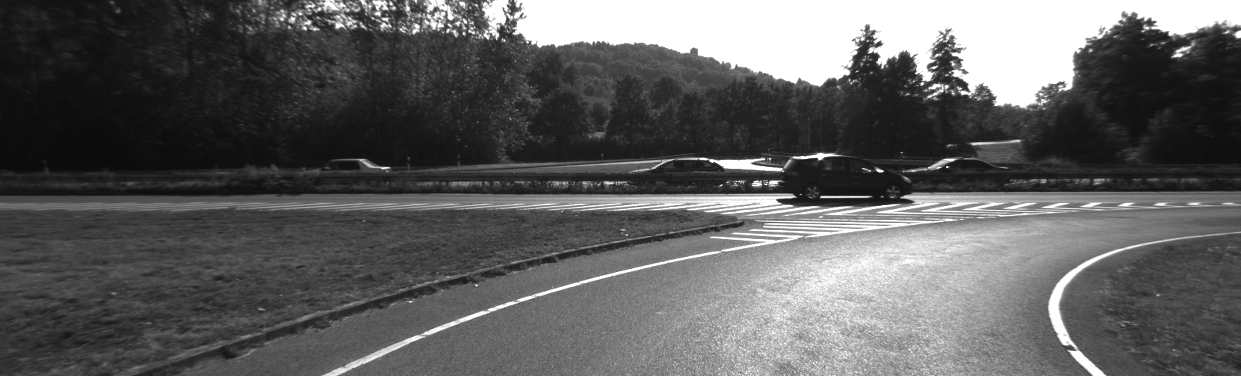
#> input picture VisualOdometry/VisualOdometry/KITTI_sequence_2/image_l/000002.png, 1241 x 376 px
$ python visual_odometry.py
#> lines starting #> are read from the running program, lines starting #| are printed output that depends on the picture
### VisualOdometry/VisualOdometry/lib/visualization/video.py
import cv2
import numpy as np

from lib.visualization.image import put_text, draw_matches

def play_trip(l_frames, r_frames=None, lat_lon=None, timestamps=None, color_mode=False, waite_time=100, win_name="Trip"):
    l_r_mode = r_frames is not None

    if not l_r_mode:
        r_frames = [None]*len(l_frames)

    frame_count = 0
    for i, frame_step in enumerate(zip(l_frames, r_frames)):
        img_l, img_r = frame_step

        if not color_mode:
            img_l = cv2.cvtColor(img_l, cv2.COLOR_GRAY2BGR)
            if img_r is not None:
                img_r = cv2.cvtColor(img_r, cv2.COLOR_GRAY2BGR)


        if img_r is not None:
            img_l = put_text(img_l, "top_center", "Left")
            img_r = put_text(img_r, "top_center", "Right")
            show_image = np.vstack([img_l, img_r])
        else:
            show_image = img_l
        show_image = put_text(show_image, "top_left", "Press ESC to stop")
        show_image = put_text(show_image, "top_right", f"Frame: {frame_count}/{len(l_frames)}")

        if timestamps is not None:
            time = timestamps[i]
            show_image = put_text(show_image, "bottom_right", f"{time}")


        if lat_lon is not None:
            lat, lon = lat_lon[i]
            show_image = put_text(show_image, "bottom_left", f"{lat}, {lon}")

        cv2.imshow(win_name, show_image)

        key = cv2.waitKey(waite_time)
        if key == 27:  # ESC
            break
        frame_count += 1
    cv2.destroyWindow(win_name)


# [8 lines left out: function draw_matches_frame, not called in this run]

### VisualOdometry/VisualOdometry/lib/visualization/image.py
import cv2
import numpy as np


def put_text(image, org, text, color=(0, 0, 255), fontScale=0.7, thickness=1, font=cv2.FONT_HERSHEY_SIMPLEX):
    if not isinstance(org, tuple):
        (label_width, label_height), baseline = cv2.getTextSize(text, font, fontScale, thickness)
        org_w = 0
        org_h = 0

        h, w, *_ = image.shape

        place_h, place_w = org.split("_")

        if place_h == "top":
            org_h = label_height
        elif place_h == "bottom":
            org_h = h
        elif place_h == "center":
            org_h = h // 2 + label_height // 2

        if place_w == "left":
            org_w = 0
        elif place_w == "right":
            org_w = w - label_width
        elif place_w == "center":
            org_w = w // 2 - label_width // 2

        org = (org_w, org_h)

    image = cv2.putText(image, text, org, font,
                        fontScale, color, thickness, cv2.LINE_AA)
    return image


# [84 lines left out: functions draw_matches, show_images, draw_face_boxs, create_face_collage, choose_face, not called in this run]

### VisualOdometry/visual_odometry.py
import os
import numpy as np
import cv2
import csv

from lib.visualization import plotting
from lib.visualization.video import play_trip

from tqdm import tqdm


class VisualOdometry():
    def __init__(self, data_dir):
        data_dir = os.path.join ( "VisualOdometry" , data_dir )

        self.K, self.P = self._load_calib(os.path.join(data_dir, 'calib.txt'))
        self.gt_poses = self._load_poses(os.path.join(data_dir,"poses.txt"))
        self.images = self._load_images(os.path.join(data_dir,"image_l"))
        self.orb = cv2.ORB_create(3000)

        FLANN_INDEX_LSH = 6

        index_params = dict(algorithm=FLANN_INDEX_LSH, table_number=6, key_size=12, multi_probe_level=1)
        search_params = dict(checks=50)
        self.flann = cv2.FlannBasedMatcher(indexParams=index_params, searchParams=search_params)

    @staticmethod
    def _load_calib(filepath):
        """
        Loads the calibration of the camera
        Parameters
        ----------
        filepath (str): The file path to the camera file

        Returns
        -------
        K (ndarray): Intrinsic parameters
        P (ndarray): Projection matrix
        """
        with open(filepath, 'r') as f:
#> (reads VisualOdometry/KITTI_sequence_1/calib.txt from the repository)
            params = np.fromstring(f.readline(), dtype=np.float64, sep=' ')
            P = np.reshape(params, (3, 4))
            K = P[0:3, 0:3]
        return K, P

    @staticmethod
    def _load_poses(filepath):
        """
        Loads the GT poses

        Parameters
        ----------
        filepath (str): The file path to the poses file

        Returns
        -------
        poses (ndarray): The GT poses
        """
        poses = []
        with open(filepath, 'r') as f:
#> (reads VisualOdometry/KITTI_sequence_1/poses.txt from the repository)
            for line in f.readlines():
                T = np.fromstring(line, dtype=np.float64, sep=' ')
                T = T.reshape(3, 4)
                T = np.vstack((T, [0, 0, 0, 1]))
                poses.append(T)
        return poses

    @staticmethod
    def _load_images(filepath):
        """
        Loads the images

        Parameters
        ----------
        filepath (str): The file path to image dir

        Returns
        -------
        images (list): grayscale images
        """
#> called with filepath = 'VisualOdometry/KITTI_sequence_2/image_l'
        image_paths = [os.path.join(filepath, file) for file in sorted(os.listdir(filepath))]
        return [cv2.imread(path, cv2.IMREAD_GRAYSCALE) for path in image_paths]

    # [18 lines left out: function _form_transf, not called in this run]

    def get_matches(self, i):
        """
        This function detect and compute keypoints and descriptors from the i-1'th and i'th image using the class orb object

        Parameters
        ----------
        i (int): The current frame

        Returns
        -------
        q1 (ndarray): The good keypoints matches position in i-1'th image
        q2 (ndarray): The good keypoints matches position in i'th image
        """
        # Find the keypoints and descriptors with ORB
        kp1, des1 = self.orb.detectAndCompute(self.images[i - 1], None)
        kp2, des2 = self.orb.detectAndCompute(self.images[i], None)
        # Find matches
        matches = self.flann.knnMatch(des1, des2, k=2)

        # Find the matches there do not have a to high distance
        good = []
        try:
            for m, n in matches:
                if m.distance < 0.8 * n.distance:
                    good.append(m)
        except ValueError:
            pass

        draw_params = dict(matchColor = -1, # draw matches in green color
                 singlePointColor = None,
                 matchesMask = None, # draw only inliers
                 flags = 2)

        img3 = cv2.drawMatches(self.images[i], kp1, self.images[i-1],kp2, good ,None,**draw_params)
        cv2.imshow("image", img3)
        cv2.waitKey(200)

        # Get the image points form the good matches
        q1 = np.float32([kp1[m.queryIdx].pt for m in good])
        q2 = np.float32([kp2[m.trainIdx].pt for m in good])

        return q1, q2

    # [86 lines left out: functions get_pose, decomp_essential_mat, not called in this run]

def main():
    data_dir = "KITTI_sequence_2"  # Try KITTI_sequence_2 too
    vo = VisualOdometry(data_dir)

    play_trip(vo.images)  # Comment out to not play the trip
#> in play_trip, `r_frames = [None]*len(l_frames)`: r_frames = 1 item
#> the loop in play_trip, `for i, frame_step in enumerate(zip(l_frames, r_frames)):` made 1 pass; (key Esc is pressed on pass 1)
#> pass 1, in put_text (call 2), `image = cv2.putText(image, text, org, font, fontScale, color, thicknes..`:
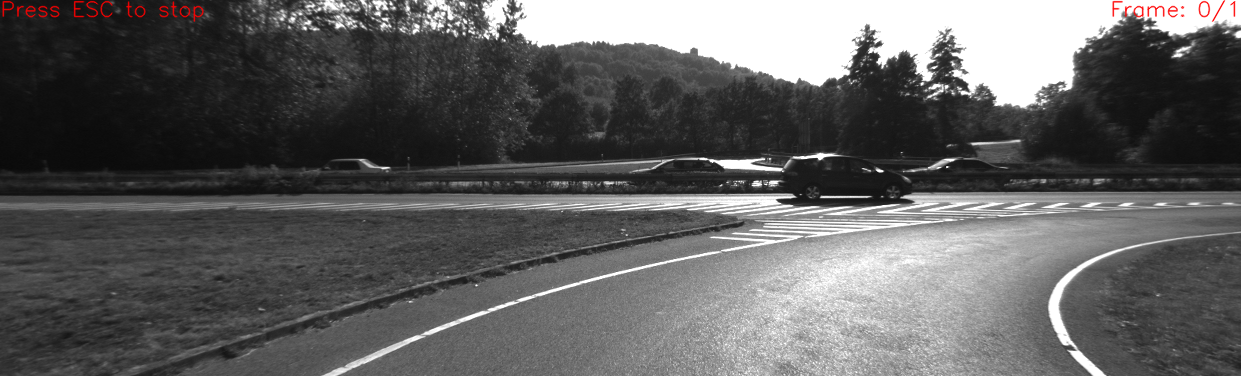
#> image: shape (376, 1241, 3); mean B, G, R 94.9, 94.9, 95.3
#> after the loop in play_trip, `for i, frame_step in enumerate(zip(l_frames, r_frames)):`: frame_count = 0

    gt_path = []
    estimated_path = []
    key_features = []
    for i, gt_pose in enumerate(tqdm(vo.gt_poses, unit="pose")):
        if i == 0:
            cur_pose = gt_pose
        else:
            q1, q2 = vo.get_matches(i)
            transf = vo.get_pose(q1, q2)
            cur_pose = np.matmul(cur_pose, np.linalg.inv(transf))

            key_features.append ( q1 )
            key_features.append ( q2 )

        gt_path.append((gt_pose[0, 3], gt_pose[2, 3]))
        estimated_path.append((cur_pose[0, 3], cur_pose[2, 3]))

    plotting.visualize_paths(gt_path, estimated_path, "Visual Odometry", file_out=os.path.basename(data_dir) + ".html")

    file_path = r"VisualOdometry/features.csv"

    with open(file_path, 'w', newline='') as csvfile:
        # Create a CSV writer object
        csv_writer = csv.writer(csvfile)

        # Write multiple lists as rows in the CSV file
        csv_writer.writerows(key_features)

if __name__ == "__main__":
#> (the run stopped early here; a loop or call above may not have finished)
